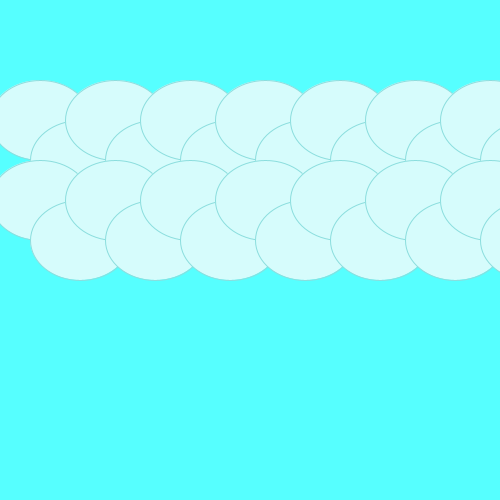
Frame 1 (no input)
Frame 60 (the mouse pressed at the canvas centre just before this capture): identical to frame 1, image omitted
Frame 120 (the mouse held since frame 60 and released just before this capture): identical to frame 1, image omitted

The Processing sketch that drew this single still picture (run headless with seeded random() and noise(); from frame 60 on, the mouse is pressed at the canvas centre):

// Processing sketch: processing_95234
// ── processing_95234.pde

void setup() {
size(500, 500);
smooth();
float clouds = 7;
float cloudsWeight = calculateClouds(clouds);
println(cloudsWeight);
}
float calculateClouds(float t) {
float newNumber = t * 13.8;
return newNumber;
}
 
void draw() {
background(86, 255, 255);
cloud(0,0);
cloud(75,0);
cloud(150,0);
cloud(225, 0);
cloud(300, 0);
cloud(375,0);
cloud(450, 0);
 
}
void cloud(int x, int y) {
pushMatrix();
translate(x, y);
stroke(139, 221, 221); 
fill (214, 252, 252);
ellipse(40, 120, 100, 80);
fill (214, 252, 252);
ellipse(80, 160, 100, 80);
fill (214, 252, 252);
ellipse(40, 200, 100, 80);
fill (214, 252, 252);
ellipse(80, 240, 100, 80);

popMatrix();
}
